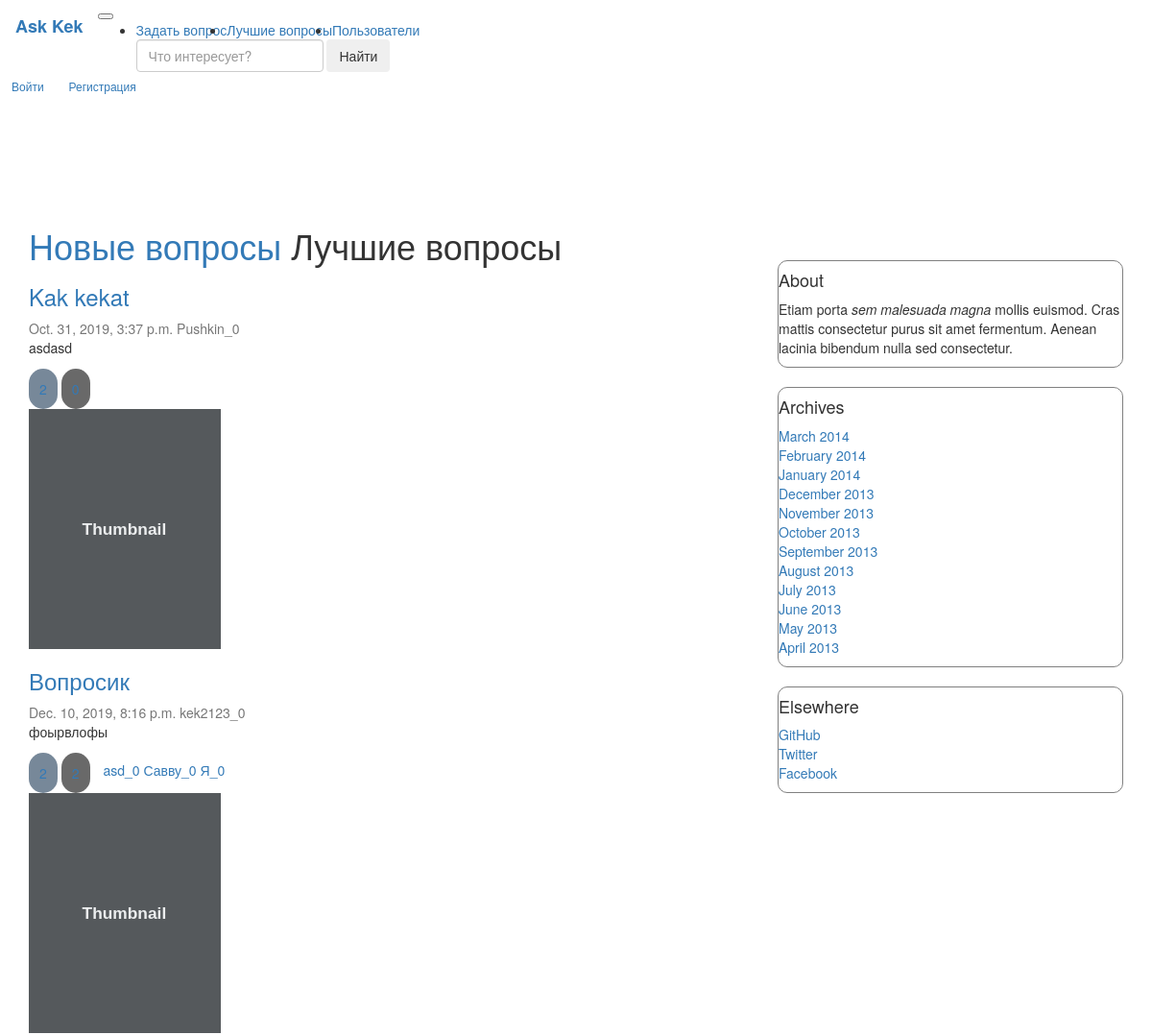
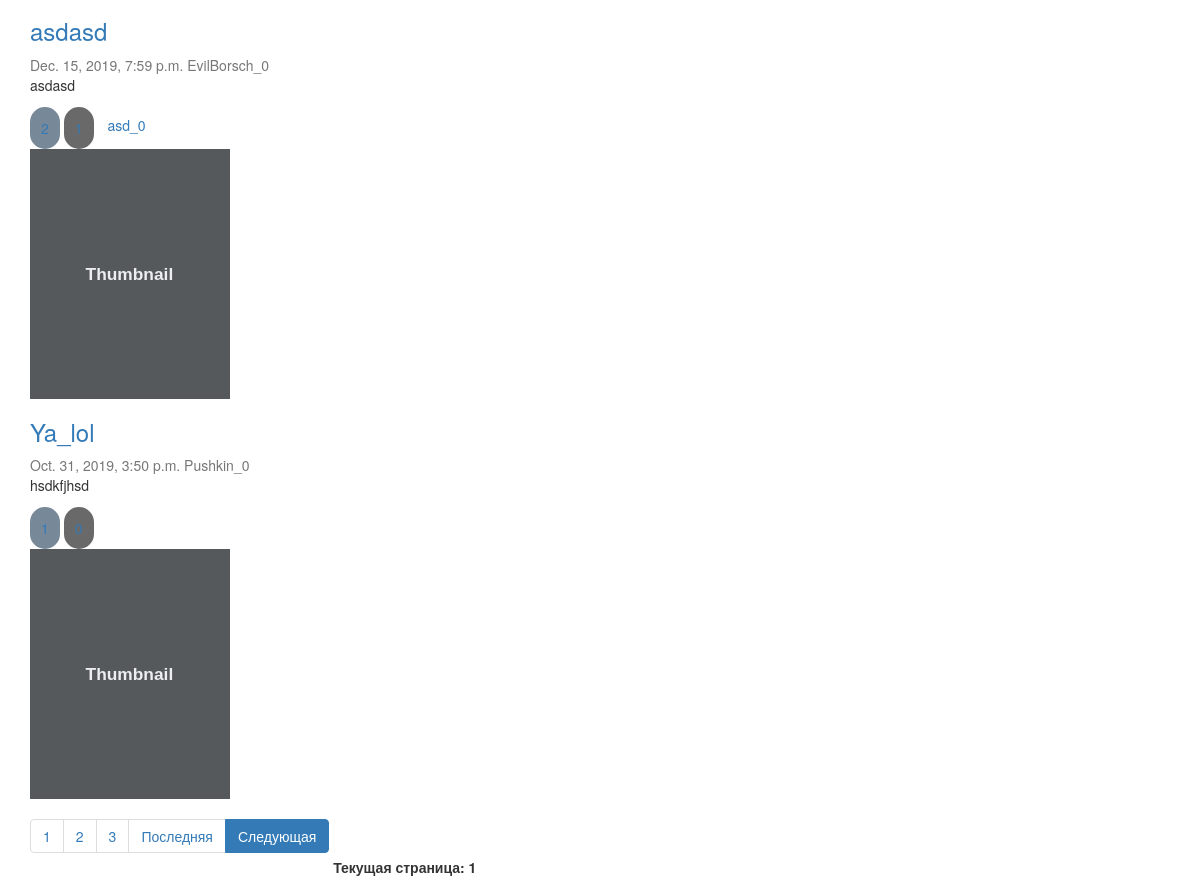
The page /hot_questions/ on the database its author committed (2 pictures, top to bottom).
### question/models.py (models this page shows, shortened)
class Article(models.Model):
    title = models.CharField(max_length=255, verbose_name='Заголовок')
    text = models.TextField(verbose_name='Текст')
    date_published = models.DateTimeField(verbose_name='Дата публикации', default=datetime.now(tz=timezone.utc),
                                          db_index=True)
    is_published = models.BooleanField(verbose_name='Опубликовано', default=True, blank=True)
    author = models.ForeignKey(
        Author,
        on_delete=models.CASCADE,
    )
    like = models.ManyToManyField(UserProfile, related_name="Article_like", blank=True)
    dislike = models.ManyToManyField(UserProfile, related_name="Article_dislike", blank=True)
    tags = models.ManyToManyField(Tags, blank=True)
    objects = ArticleManager()  # model manager
    class Meta:
        verbose_name = 'Статья'
        verbose_name_plural = 'Статьи'
        index_together = [('title', 'text')]
        unique_together = [('title', 'text')]

class Author(models.Model):
    name = models.CharField(max_length=255, verbose_name='Имя', unique=True)
    rating = models.IntegerField(default=0, verbose_name='Рейтинг')
    def __str__(self):
        return '{}_{}'.format(self.name, self.rating)
    class Meta:
        verbose_name = 'Автор'
        verbose_name_plural = 'Авторы'

class Tags(models.Model):
    name = models.CharField(max_length=255, verbose_name="Тег", default="TechnoPark", db_index=True)
    count = models.IntegerField(verbose_name="Число упоминаний", default=0)
    def __str__(self):
        return '{}_{}'.format(self.name, self.count)

### question/views.py (the view)
# urls.py: path('hot_questions/', views.hot_questions_html, name="hot_questions_url"),
def hot_questions_html(request):
    articles = models.Article.objects.best_published()
    paginated_data = paginate(articles, request)
    rendered_data = {"questions": paginated_data}
    return render(request, "./question/hot_questions.html", rendered_data)

### question/models.py (called while the page is built)
    def best_published(self):
        test = list(self.filter(is_published=True, date_published__lt=datetime.now(tz=timezone.utc)))
        test = sorted(test, key=lambda x: x.like.count(), reverse=True)
        return test

### question/views.py (called while the page is built)
def paginate(objects_list, request):
    paginator = Paginator(list(objects_list), 4)
    page = request.GET.get('page')
    try:
        contacts = paginator.get_page(page)
    except PageNotAnInteger:
        contacts = paginator.page(1)
    except EmptyPage:
        contacts = paginator.page(paginator.num_pages)
    return contacts

### question/templates/question/hot_questions.html
{% extends "question/index.html" %}
{% load static %}
{% block title %}
    <h1><a href="{% url "index" %}"> Новые вопросы</a> Лучшие вопросы </h1>
{% endblock %}

### question/templates/question/index.html (shortened to what this page needs)
{% extends "question/base.html" %}
{% load static %}
{% block content %}
    {% block title %}{% endblock %}
    {% for q in questions %}
        <div class="question">
            <div class="card flex-md-row mb-4 box-shadow h-md-250">
                <div class="card-body d-flex flex-column align-items-start">
                    {% block link_to_ans %}
                        <h3 class="mb-0">
                            <a href="{% url 'one_question_url' q.pk %}" class="href">{{ q.title }}</a>
                        </h3>
                    {% endblock %}
                    <div class="mb-1 text-muted">{{ q.date_published }} {{ q.author }}</div>
                    <p class="card-text mb-auto">{{ q.text }}</p>
                    <div class="fluid-container">
                        <a class="like" data-qid="{{ q.pk }}"
                           data-vote="inc">
                            {{ q.like.count }}
                        </a>
                        <a class="dislike" data-qid="{{ q.pk }}"
                           data-vote="dec">
                        </a>
                        {% for tag in q.tags.all %}
                            <a href="{% url 'question_by_tag_url' tag.name %}">{{ tag }}</a>
                        {% endfor %}
                    </div>
                </div>
                <img class="card-img-right flex-auto d-none d-md-block" data-src="holder.js/200x250?theme=thumb"
                     alt="Thumbnail [200x250]" style="width: 200px; height: 250px;"
                     data-holder-rendered="true">
            </div>
        </div>
    {% endfor %}
    <nav aria-label="...">
        <ul class="pagination">
            <li class="page-item" aria-current="page">
                <a class="page-link" href="?page=1">1</a>
            </li>
            {% if questions.paginator.num_pages >= 2 %}
                <li class="page-item">
                    <a class="page-link" href="?page=2">2 <span class="sr-only">(current)</span></a>
                </li>
            {% endif %}
            {% if questions.paginator.num_pages >= 3 %}
                <li class="page-item">
                    <a class="page-link" href="?page=3">3 <span class="sr-only">(current)</span></a>
                </li>
            {% endif %}
            <li class="page-item"><a class="page-link"
                                     href="?page={{ questions.paginator.num_pages }}">Последняя</a></li>
            {% if questions.has_next %}
                <li class="page-item active">
                    <a class="page-link" href="?page={{ questions.next_page_number }}">Следующая</a>
                </li>
            {% endif %}
        </ul>
        <b>Текущая страница: {{ questions.number }}</b>
    </nav>
    {% block  pre_paginator %}
        <link rel="stylesheet" href="{% static "question/index/my.css" %}">
    {% endblock %}
{% endblock %}

### question/static/question/index/my.css (style rules this page uses)
.like { display: inline-block; margin-bottom: 0; margin-top: 2px; font-weight: normal; text-align: center; vertical-align: middle; cursor: pointer; background: LightSlateGray; border: 6px solid transparent; padding: 5px 5px; white-space: nowrap; font-size: 14px; line-height: 1.428571429; border-radius: 20px; }
.dislike { display: inline-block; margin-bottom: 0; margin-top: 2px; font-weight: normal; text-align: center; vertical-align: middle; cursor: pointer; background: DimGrey; border: 6px solid transparent; padding: 5px 5px; white-space: nowrap; font-size: 14px; line-height: 1.428571429; border-radius: 20px; }
.pagination { margin-top: 20px; }

### rows shown on the page
Article: title "Kak kekat", date_published "Oct. 31, 2019, 3:37 p.m.", author "Pushkin_0", text "asdasd", like.count "2"
Article: title "Вопросик", date_published "Dec. 10, 2019, 8:16 p.m.", author "kek2123_0", text "фоырвлофы", like.count "2"
Tags: name+count "asd_0"
Tags: name+count "Савву_0"
Tags: name+count "Я_0"
Article: title "asdasd", date_published "Dec. 15, 2019, 7:59 p.m.", author "EvilBorsch_0", text "asdasd", like.count "2"
Article: title "Ya_lol", date_published "Oct. 31, 2019, 3:50 p.m.", author "Pushkin_0", text "hsdkfjhsd", like.count "1"

### other values the page prints
{{ questions.number }} "1"
